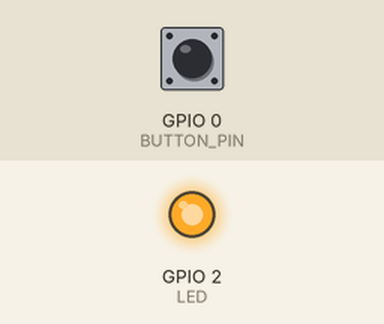
This program was run on a simulated ESP8266 (NodeMCU). Parts: output pins drawn as LEDs (lit = HIGH). Dashed ring = blinking. The test bench sets the inputs (shaded band); at power-on: GPIO 0 (BUTTON_PIN) HIGH. WiFi joins after 1.5 s; servers stay silent unless stated; what the program prints to the serial monitor is not drawn.

Above: at 2.7 s.
2.8 s: GPIO 0 (BUTTON_PIN) pulled LOW for 3.2 s
At 3.6 s:
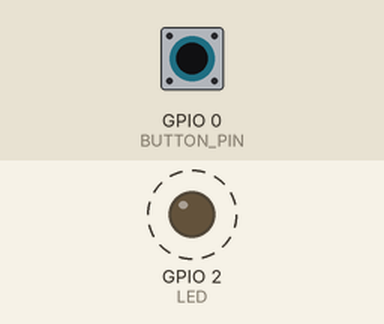
7.5 s: GPIO 0 (BUTTON_PIN) pulled LOW for 0.15 s
At 8.7 s:
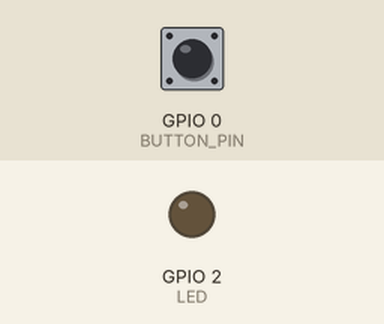
9.1 s: GPIO 0 (BUTTON_PIN) pulled LOW for 1 s
At 10.1 s:
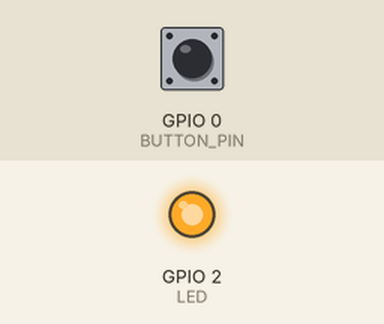
Timing chart, 0 to 12.1 s (numbered marks = the images above; inputs shaded):
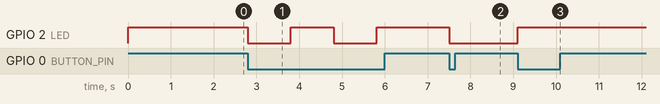

The program:

main.cpp
```cpp
//esp-01 casi al limite no agregar mas o tener en cuenta la memoria limitada de esta placa
//RAM:   [====      ]  35.8% (used 29368 bytes from 81920 bytes)
//Flash: [=======   ]  71.8% (used 311728 bytes from 434160 bytes)


#include <fauxmoESP.h>
#include <ESPAsyncWebServer.h>
#include "pass.h"   //Incluir las password de tu router wifi..:)


fauxmoESP fauxmo;
AsyncWebServer server(80);

#define LED   2
#define BUTTON_PIN 0


bool myPowerState = false;
unsigned long lastBtnPress = 0;


//maneja los eventos de pulsar un boton en el PIN 0 lo cual enciende y apaga la salida 2 o la lampara
void handleButtonPress() {

  unsigned long actualMillis = millis(); // get actual millis() and keep it in variable actualMillis
  if (digitalRead(BUTTON_PIN) == LOW && actualMillis - lastBtnPress > 1000)  { // is button pressed (inverted logic! button pressed = LOW) and debounced?
    if (myPowerState) {     // flip myPowerState: if it was true, set it to false, vice versa
      myPowerState = false;
    } else {
      myPowerState = true;
    }
    digitalWrite(LED, myPowerState?LOW:HIGH); // if myPowerState indicates device turned on: turn on led (builtin led uses inverted logic: LOW = LED ON / HIGH = LED OFF)
    lastBtnPress = actualMillis;  // update last button press variable
  }
}

// HTML WEP SERVER esto es un pequeño webserver dinamico que agrega los botones o sea lo pueden manejar desde la red local si se quedan sin alexa

const char* PARAM_INPUT_1 = "output";
const char* PARAM_INPUT_2 = "state";


const char index_html[] PROGMEM = R"rawliteral(
<!DOCTYPE HTML><html>
<head>
  <title>ESP Web Server</title>
  <meta name="viewport" content="width=device-width, initial-scale=1">
  <link rel="icon" href="data:,">
  <style>
    html {font-family: Arial; display: inline-block; text-align: center;}
    h2 {font-size: 3.0rem;}
    p {font-size: 3.0rem;}
    body {max-width: 600px; margin:0px auto; padding-bottom: 25px;}
    .switch {position: relative; display: inline-block; width: 120px; height: 68px}
    .switch input {display: none}
    .slider {position: absolute; top: 0; left: 0; right: 0; bottom: 0; background-color: #ccc; border-radius: 6px}
    .slider:before {position: absolute; content: ""; height: 52px; width: 52px; left: 8px; bottom: 8px; background-color: #fff; -webkit-transition: .4s; transition: .4s; border-radius: 3px}
    input:checked+.slider {background-color: #b30000}
    input:checked+.slider:before {-webkit-transform: translateX(52px); -ms-transform: translateX(52px); transform: translateX(52px)}
  </style>
</head>
<body>
  <h2>ESP Web Server</h2>
  %BUTTONPLACEHOLDER%
<script>function toggleCheckbox(element) {
  var xhr = new XMLHttpRequest();
  if(element.checked){ xhr.open("GET", "/update?output="+element.id+"&state=0", true); }
  else { xhr.open("GET", "/update?output="+element.id+"&state=1", true); }
  xhr.send();
}
</script>
</body>
</html>
)rawliteral";


String outputState(int output){
  if(digitalRead(output)){
    return "checked";
  }
  else {
    return "";
  }
}


//botones dinamicos placeholder
String processor(const String& var){
  //Serial.println(var);
  if(var == "BUTTONPLACEHOLDER"){
    String buttons = "";
    buttons += "<h4>Output - GPIO 2</h4><label class=\"switch\"><input type=\"checkbox\" onchange=\"toggleCheckbox(this)\" id=\"2\" " + outputState(2) + "><span class=\"slider\"></span></label>";
//    buttons += "<h4>Output - GPIO 4</h4><label class=\"switch\"><input type=\"checkbox\" onchange=\"toggleCheckbox(this)\" id=\"4\" " + outputState(4) + "><span class=\"slider\"></span></label>";
//    buttons += "<h4>Output - GPIO 33</h4><label class=\"switch\"><input type=\"checkbox\" onchange=\"toggleCheckbox(this)\" id=\"33\" " + outputState(33) + "><span class=\"slider\"></span></label>";
    return buttons;
  }
  return String();
}


//setup del wifi printf comentados para ahorrar espacio usar solo como debug
void wifiSetup() {
     WiFi.mode(WIFI_STA);
     Serial.printf("[WIFI] Connecting to %s ", WIFI_SSID);
     WiFi.begin(WIFI_SSID, WIFI_PASS);
     while (WiFi.status() != WL_CONNECTED) {
        Serial.print(".");
        delay(100);
    }
    //Serial.println();
    // Connected!
    //Serial.printf("[WIFI] STATION Mode, SSID: %s, IP address: %s\n", WiFi.SSID().c_str(), WiFi.localIP().toString().c_str());
}

//request compartido asyncwebserver para alexa y metodos locales
void serverSetup() {

    server.on("/", HTTP_GET, [](AsyncWebServerRequest *request){
    request->send_P(200, "text/html", index_html, processor);
    });

    server.on("/update", HTTP_GET, [] (AsyncWebServerRequest *request) {
    String inputMessage1;
    String inputMessage2;
    // GET input1 value on <ESP_IP>/update?output=<inputMessage1>&state=<inputMessage2>
    if (request->hasParam(PARAM_INPUT_1) && request->hasParam(PARAM_INPUT_2)) {
      inputMessage1 = request->getParam(PARAM_INPUT_1)->value();
      inputMessage2 = request->getParam(PARAM_INPUT_2)->value();
      digitalWrite(inputMessage1.toInt(), inputMessage2.toInt());
    }
    else {
      inputMessage1 = "No message sent";
      inputMessage2 = "No message sent";
    }
    //Serial.print("GPIO: ");
    //Serial.print(inputMessage1);
    //Serial.print(" - Set to: ");
    //Serial.println(inputMessage2);
    request->send(200, "text/plain", "OK");
  });


     //usado por alexa
    // These two callbacks are required for gen1 and gen3 compatibility
    server.onRequestBody([](AsyncWebServerRequest *request, uint8_t *data, size_t len, size_t index, size_t total) {
        if (fauxmo.process(request->client(), request->method() == HTTP_GET, request->url(), String((char *)data))) return;
        // Handle any other body request here...
    });
    server.onNotFound([](AsyncWebServerRequest *request) {
        String body = (request->hasParam("body", true)) ? request->getParam("body", true)->value() : String();
        if (fauxmo.process(request->client(), request->method() == HTTP_GET, request->url(), body)) return;
        // Handle not found request here...
    });

    // Start the server
    server.begin();

}


void setup() {

    Serial.begin(115200);
    Serial.println();
    Serial.println();
    pinMode(LED, OUTPUT);
    digitalWrite(LED, HIGH); //pin 2 negado problemas al bootear
    wifiSetup();
    serverSetup();
    fauxmo.createServer(false);
    fauxmo.setPort(80);
    fauxmo.enable(true);
    fauxmo.addDevice("luz cocina");

    fauxmo.onSetState([](unsigned char device_id, const char * device_name, bool state, unsigned char value) {
        //Serial.printf("[MAIN] Device #%d (%s) state: %s value: %d\n", device_id, device_name, state ? "ON" : "OFF", value);
        digitalWrite(LED, !state);
    });

}

void loop() {
	handleButtonPress();
    fauxmo.handle();
    static unsigned long last = millis();
    if (millis() - last > 5000) {
        last = millis();
        //Serial.printf("[MAIN] Free heap: %d bytes\n", ESP.getFreeHeap());
    }

}
```

pass.h
```cpp
//paswords
#define WIFI_SSID         "TU ROUTER"
#define WIFI_PASS         "TU PASSWORD"
```

Measured:
- after the input at 2.8 s, GPIO 2 (LED): alternates HIGH for 1.0 s and LOW for 1.0 s, starting at once
- after the input at 7.5 s, GPIO 2 (LED): HIGH → LOW at once
- after the input at 9.1 s, GPIO 2 (LED): LOW → HIGH at once
